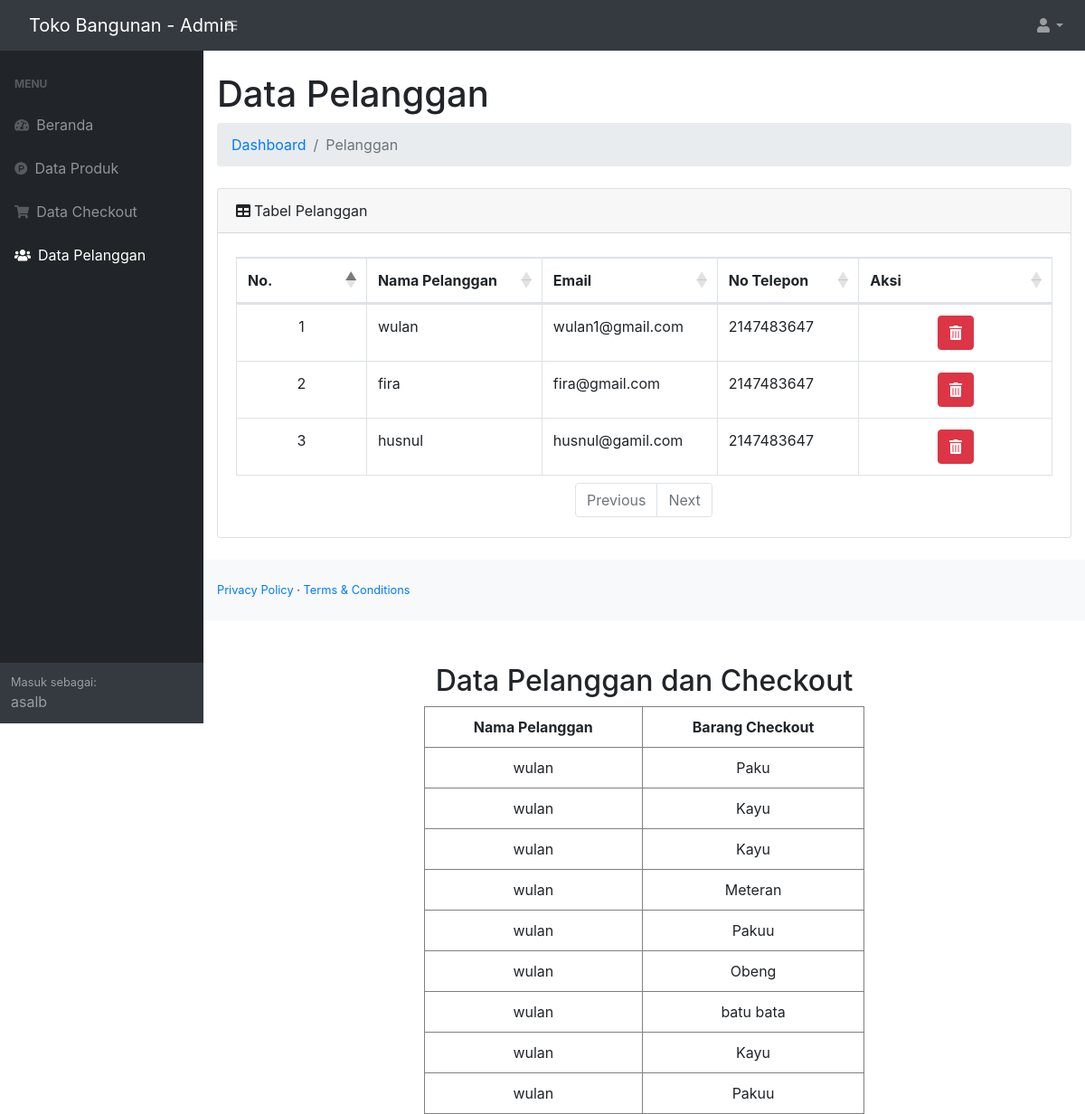
/admin/dist/index.php?halaman=pelanggan (signed in), run on the app's committed database.
### tables this page shows
CREATE TABLE `pelanggan` (
  `id_pelanggan` int(11) NOT NULL,
  `Nama` varchar(30) NOT NULL,
  `username` char(10) NOT NULL,
  `password` varchar(20) NOT NULL,
  `no_hp` int(20) NOT NULL,
  `email` varchar(100) NOT NULL,
  `alamat` text NOT NULL
);

### admin/dist/functions.php (called while the page is built, shortened)
<?php
$conn = mysqli_connect("localhost", "root", "", "tbangunan");
function query($query)
{
    global $conn;
    $result = mysqli_query($conn, $query);
    $rows = [];
    while ($row = mysqli_fetch_assoc($result)) {
        $rows[] = $row;
    }
    return $rows;
}

### admin/dist/pelanggan.php (the view, shortened to what this page needs)
<?php
$dataPelanggan = query("CALL tampilkan_pelanggan");
?>
<html lang="en">
<head>
</head>
<body>
<div class="container-fluid">
                        <h1 class="mt-4">Data Pelanggan</h1>
                        <ol class="breadcrumb mb-4">
                            <li class="breadcrumb-item"><a href="index.php">Dashboard</a></li>
                            <li class="breadcrumb-item active">Pelanggan</li>
                        </ol>
                        <div class="card mb-4">
                            <div class="card-header">
                                Tabel Pelanggan
                            </div>
                            <div class="card-body">
                                <div class="table-responsive">
                                    <div id="offline_wrapper" class="dataTables_wrapper dt-bootstrap4 no-footer">
                                        <div class="row">
                                            <div class="col-sm-12">
                                                <table class="table table-bordered dataTable no-footer" id="offline"
                                                    role="grid" aria-describedby="offline_info" style="width: 100%;"
                                                    width="100%" cellspacing="0">
                                                    <thead>
                                                        <tr class="text-center" role="row">
                                                            <th class="sorting_asc" tabindex="0" aria-controls="offline"
                                                                rowspan="1" colspan="1" style="width: 99px;"
                                                                aria-sort="ascending"
                                                                aria-label="No: activate to sort column descending">No.
                                                            </th>
                                                            <th class="sorting" tabindex="0" aria-controls="offline"
                                                                rowspan="1" colspan="1" style="width: 147px;"
                                                                aria-label="Nama: activate to sort column ascending">
                                                                Nama Pelanggan</th>
                                                            <th class="sorting" tabindex="0" aria-controls="offline"
                                                                rowspan="1" colspan="1" style="width: 147px;"
                                                                aria-label="Nama: activate to sort column ascending">
                                                                Email</th>
                                                            <th class="sorting" tabindex="0" aria-controls="offline"
                                                                rowspan="1" colspan="1" style="width: 111px;"
                                                                aria-label="NIK: activate to sort column ascending">No Telepon
                                                            </th>
                                                            <th class="sorting" tabindex="0" aria-controls="offline"
                                                                rowspan="1" colspan="1" style="width: 166px;"
                                                                aria-label="No. HP: activate to sort column ascending">
                                                                Aksi</th>
                                                        </tr>
                                                    </thead>
                                            <tbody>
                                            <?php $nomor=1; ?>
                                            <?php foreach ($dataPelanggan as $pelanggan) :?>
                                                <tr>
                                                    <td class="text-center"><?= $nomor; ?></td>
                                                    <td><?= $pelanggan['username'];?></td>
                                                    <td><?= $pelanggan['email'];?></td>
                                                    <td><?= $pelanggan['no_hp']; ?></td>
                                                    <td class="text-center">
                                                        <a href="hapus-pelanggan.php?id_pelanggan=<?= $pelanggan['id_pelanggan']; ?>" class="btn-danger btn"> <i class="fa fa-trash-alt"></i> </a>
                                                    </td>
                                                </tr>
                                                <?php $nomor++; ?>
                                            <?php endforeach; ?>
                                            </tbody>
                                                </table>
                                            </div>
                                        </div>
                                        <div class="row">
                                            <div class="col-sm-12 col-md-7">
                                                <div class="dataTables_paginate paging_simple_numbers"
                                                    id="offline_paginate">
                                                    <ul class="pagination">
                                                        <li class="paginate_button page-item previous disabled"
                                                            id="offline_previous"><a href="#" aria-controls="offline"
                                                                data-dt-idx="0" tabindex="0"
                                                                class="page-link">Previous</a></li>
                                                        <li class="paginate_button page-item next disabled"
                                                            id="offline_next"><a href="#" aria-controls="offline"
                                                                data-dt-idx="1" tabindex="0" class="page-link">Next</a>
                                                        </li>
                                                    </ul>
                                                </div>
                                            </div>
                                        </div>
                                    </div>
                                </div>
                            </div>
                        </div>
</body>
</html>

### data on the page
pelanggan: username "wulan", email "wulan1@gmail.com", no_hp "2147483647"
pelanggan: username "fira", email "fira@gmail.com", no_hp "2147483647"
pelanggan: username "husnul", email "husnul@gamil.com", no_hp "2147483647"

### other printed values
$nama[$i] "a"
$nama[$i] "s"
$nama[$i] "l"
$nama[$i] "b"
$row['Nama_Pelanggan'] "wulan"
$row['Nama_Checkout'] "Paku"
$row['Nama_Checkout'] "Kayu"
$row['Nama_Checkout'] "Meteran"
$row['Nama_Checkout'] "Pakuu"
$row['Nama_Checkout'] "Obeng"
$row['Nama_Checkout'] "batu bata"
